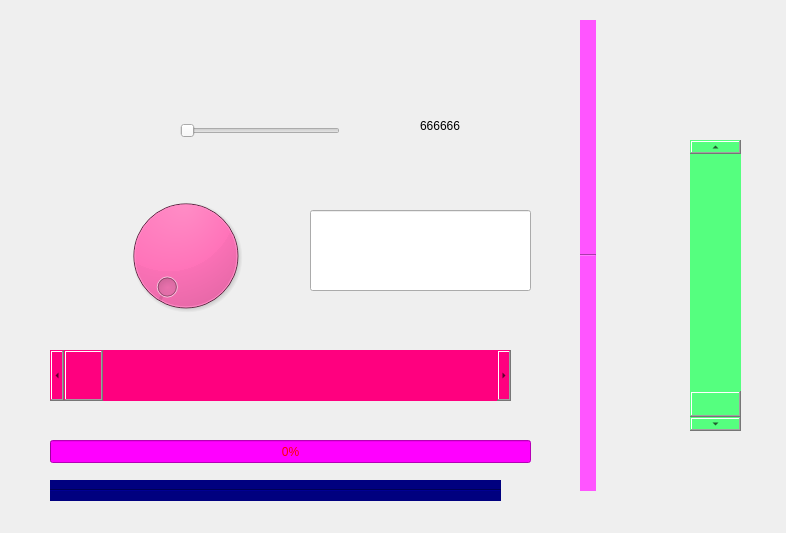
<?xml version="1.0" encoding="UTF-8"?>
<ui version="4.0">
 <class>Widget</class>
 <widget class="QWidget" name="Widget">
  <property name="geometry">
   <rect>
    <x>0</x>
    <y>0</y>
    <width>786</width>
    <height>533</height>
   </rect>
  </property>
  <property name="windowTitle">
   <string>Widget</string>
  </property>
  <widget class="QScrollBar" name="horizontalScrollBar">
   <property name="geometry">
    <rect>
     <x>50</x>
     <y>350</y>
     <width>461</width>
     <height>51</height>
    </rect>
   </property>
   <property name="styleSheet">
    <string notr="true">background-color: rgb(255, 0, 127);</string>
   </property>
   <property name="orientation">
    <enum>Qt::Horizontal</enum>
   </property>
  </widget>
  <widget class="QDial" name="dial">
   <property name="geometry">
    <rect>
     <x>90</x>
     <y>190</y>
     <width>191</width>
     <height>131</height>
    </rect>
   </property>
   <property name="styleSheet">
    <string notr="true">background-color: rgb(255, 0, 127);</string>
   </property>
   <property name="maximum">
    <number>99</number>
   </property>
  </widget>
  <widget class="QLineEdit" name="lineEdit">
   <property name="geometry">
    <rect>
     <x>310</x>
     <y>210</y>
     <width>221</width>
     <height>81</height>
    </rect>
   </property>
  </widget>
  <widget class="QSlider" name="horizontalSlider">
   <property name="geometry">
    <rect>
     <x>180</x>
     <y>120</y>
     <width>160</width>
     <height>22</height>
    </rect>
   </property>
   <property name="orientation">
    <enum>Qt::Horizontal</enum>
   </property>
  </widget>
  <widget class="QScrollBar" name="verticalScrollBar">
   <property name="geometry">
    <rect>
     <x>690</x>
     <y>140</y>
     <width>51</width>
     <height>291</height>
    </rect>
   </property>
   <property name="styleSheet">
    <string notr="true">background-color: rgb(85, 255, 127);</string>
   </property>
   <property name="minimum">
    <number>0</number>
   </property>
   <property name="maximum">
    <number>99</number>
   </property>
   <property name="singleStep">
    <number>1</number>
   </property>
   <property name="sliderPosition">
    <number>99</number>
   </property>
   <property name="orientation">
    <enum>Qt::Vertical</enum>
   </property>
   <property name="invertedControls">
    <bool>true</bool>
   </property>
  </widget>
  <widget class="QProgressBar" name="progressBar">
   <property name="geometry">
    <rect>
     <x>50</x>
     <y>440</y>
     <width>481</width>
     <height>23</height>
    </rect>
   </property>
   <property name="styleSheet">
    <string notr="true">background-color: rgb(255, 0, 255);
selection-background-color: rgb(255, 255, 127);
color: rgb(255, 0, 0);</string>
   </property>
   <property name="value">
    <number>0</number>
   </property>
  </widget>
  <widget class="Line" name="line">
   <property name="geometry">
    <rect>
     <x>50</x>
     <y>480</y>
     <width>451</width>
     <height>21</height>
    </rect>
   </property>
   <property name="styleSheet">
    <string notr="true">color: rgb(85, 85, 255);
background-color: rgb(0, 0, 127);</string>
   </property>
   <property name="orientation">
    <enum>Qt::Horizontal</enum>
   </property>
  </widget>
  <widget class="QLabel" name="label">
   <property name="geometry">
    <rect>
     <x>420</x>
     <y>90</y>
     <width>101</width>
     <height>71</height>
    </rect>
   </property>
   <property name="text">
    <string>666666</string>
   </property>
  </widget>
  <widget class="Line" name="line_2">
   <property name="geometry">
    <rect>
     <x>580</x>
     <y>20</y>
     <width>16</width>
     <height>471</height>
    </rect>
   </property>
   <property name="styleSheet">
    <string notr="true">background-color: rgb(255, 85, 255);</string>
   </property>
   <property name="orientation">
    <enum>Qt::Horizontal</enum>
   </property>
  </widget>
 </widget>
 <layoutdefault spacing="6" margin="11"/>
 <resources/>
 <connections/>
</ui>
